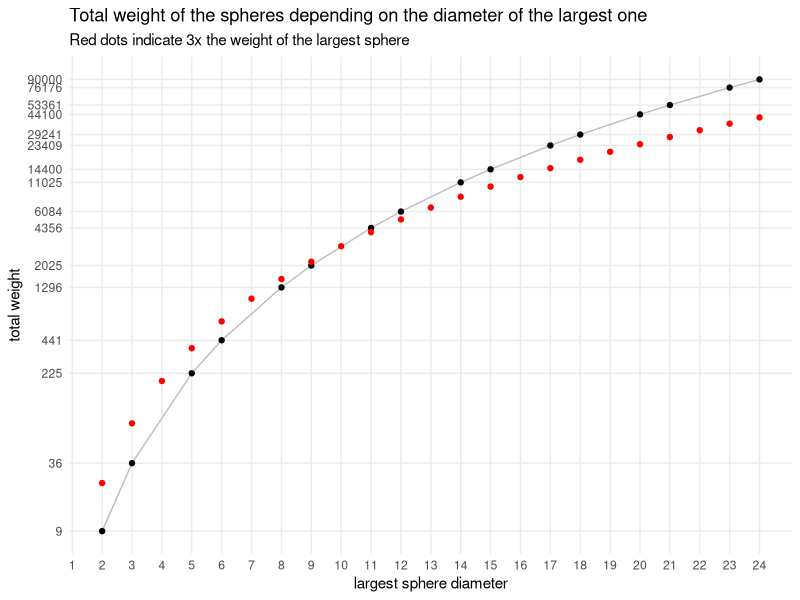

Source code (R): (Note: this script raises an error after producing the figure.)
## ---- chunk 1
library(ggplot2)
theme_set(theme_minimal() + theme(panel.grid.minor = element_blank()))
## ---- chunk 2
n <- 24
diams <- 1:n

dat <- data.frame(diams = seq_len(n))
dat$spheres <- dat$diams^3
dat$weights <- cumsum(dat$spheres)
dat$possible <- (dat$weights %% 3 == 0)
## ---- chunk 3
ggplot(data = dat[dat$possible, ], aes(diams, weights)) + 
    geom_line(col = 'gray') + 
    geom_point() + 
    geom_point(data = dat, aes(y = 3*spheres), col = "red") + 
    scale_x_continuous(breaks = dat$diams, name = "largest sphere diameter", limits = c(2,n)) +
    scale_y_log10(breaks = dat$weights[dat$possible], limits = range(dat$weights[dat$possible]), "total weight") +
    ggtitle(label = "Total weight of the spheres depending on the diameter of the largest one", subtitle = "Red dots indicate 3x the weight of the largest sphere")
## ---- chunk 4
goodSubsets <- function(n) {
  spheres <- seq_len(n)^3
  total <- sum(spheres)
  share <- total/3
  
  # generate all possible combinations
  subsets <- expand.grid(rep(list(c(TRUE, FALSE)), n))
  # calculate possible sums and check if their total weight is equal to `share`
  subsets[(apply(subsets, 1, function(row) sum(spheres[row]))) == share, ]
}
## ---- chunk 5
possibleN <- dat$diams[dat$possible & dat$diams>=11]
idx <- 1
while(nrow(goodSubsets(possibleN[idx])) < 3)
  idx <- idx + 1
possibleN[idx]
## ---- chunk 6
possibleN <- tail(possibleN, -idx+1)
nSubsets <- sapply(possibleN, function(n) nrow(goodSubsets(n)))
knitr::kable(data.frame(n = possibleN, `good subsets` = nSubsets))
## ---- chunk 7
findPartition <- function(n) {
  cmb <- goodSubsets(n)
  combs <- combn(nrow(cmb), 3)  # all possible combinations
  which(apply(combs, 2, function(x) all(colSums(cmb[x, ]) == 1))) # find which ones are partitions
}
 
idx <- 1
while(!length(partitionIdx <- findPartition(possibleN[idx])))
  idx <- idx + 1
finalN <- possibleN[idx]
## ---- chunk 8
spheres <- seq_len(finalN)^3
subsets <- goodSubsets(finalN)
combs <- combn(nrow(subsets), 3)  # all possible combinations of 3 subsets

out <- apply(subsets[combs[, partitionIdx], ], 1, function(x) spheres[as.logical(x)]^(1/3))
cat(paste0(1:3, ". ", lapply(out, paste, collapse = " "), collapse = "\n"))
## ---- chunk 9
(son <- unique(sapply(out, function(x) sum(4/3*pi*(x/2)^3*19.3))))
